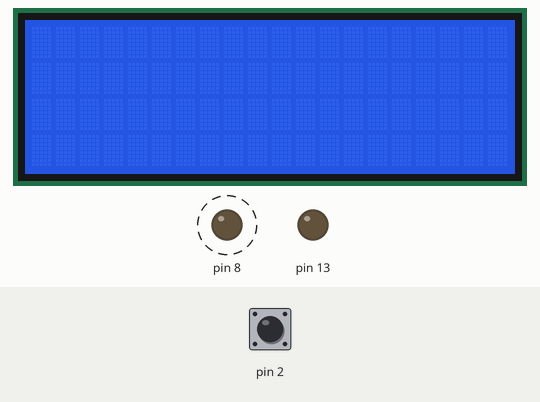
Recording of a sketch running on a simulated Arduino Uno, built with avr-gcc and run on an emulated ATmega328P. Parts: 20×4 character LCD, output pins drawn as LEDs (lit = HIGH). Dashed ring = blinking. Inputs (shaded band) come from the test bench; at power-on: pin 2 HIGH. What the sketch prints to the serial monitor is not drawn.

Above: at 1.2 s.
1.3 s: pin 2 pulled LOW for 0.15 s
At 1.9 s:
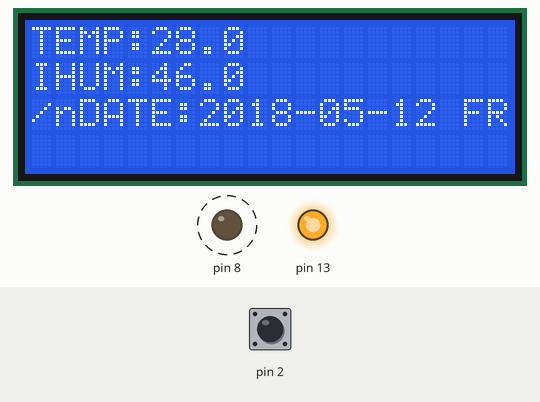
At 2.8 s:
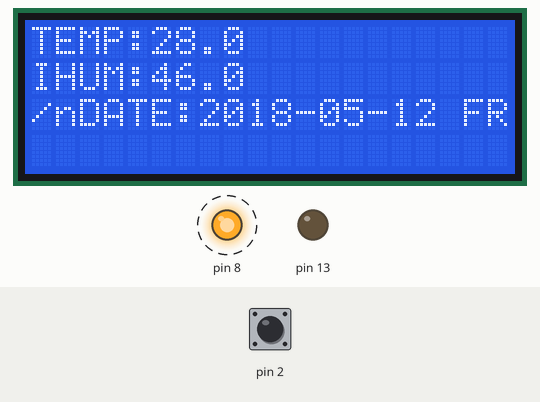
Timing chart, 0 to 10.4 s (numbered marks = the images above; inputs shaded):
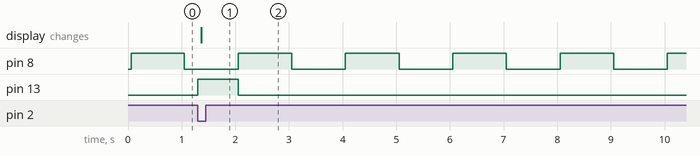

The sketch:

client.ino
```cpp
// inspired by the examples from internet see supplyment codes for
// referanced examples

#include <Wire.h>
#include <LiquidCrystal_I2C.h>
LiquidCrystal_I2C lcd(0x38,20,4);
int count = 0;
int ledstate = LOW;
void setup()
{

  // set byte speed
  Serial.begin(9600);

  //set led display
  lcd.init();
  lcd.backlight();

  //set led pin
  pinMode(8, OUTPUT);
  pinMode(13, OUTPUT);

  //call set timer1
  setTimer1();

  //set pin 2 as a internal pullup pin so it's getting a HIGH signal itself
  //attach external interrupt pin 0(digital pin 2) with a handler function "yesterday"
  //because pin 2 is already a pullup itself so when button pressed it will invoke a LOW
  //signal to pin 2 which will interrupt all process and start "yesterday"
  pinMode(2, INPUT_PULLUP);
  attachInterrupt(0, Yesterday, FALLING);
}

void setTimer1()
{
  // because timer0 is 8 bit it can only count to 254 so we are using timer 1
  // which is a 16 bit timer and can count up to 65535 so we can set the interruption
  // happen every second instead of every 1ms
  // Also note because used timer 1 Servo library and pin 9 and 10 will not repond
  // to us any more
  cli();//disable interruption
  TCCR1A = 0;
  TCCR1B = 0;//clear timer control register for both A and B
  TCCR1B = (1 << WGM12); //set CTC mode(Clear Timer on Compare)
  TCCR1B |= (1 << CS10) | (1 << CS12); //use 1024 prescaler
  OCR1A = 15624;//1sec when use 1024 as prescaler. most boards are 16mHz
  //so it tick at a 16000000/1024 Hz, and so 1024/16000000(0.000064) sec per tick
  //note I used 1024 as prescaler so it's devided by 1024
  //so we can calculate how many ticks it will have after 1sec
  //and 1 second is 1/0.000064-1(15624) ticks(minus 1 because start from 0)
  TIMSK1 |= (1 << OCIE0A);//enable timer1 mask register to check TIMER1_COMPA_vect
  sei();//enable interruption
}

// Interruption is called once a second, looks for any new GPS data, and stores it
ISR(TIMER1_COMPA_vect)
{
  count++;//increment time (in second)
  if (count == 60) //every minute we update our data
  {
    sendRequest();
    count = 0;// reinitialize count to 0
  }
  //flash led every second
  ledstate = 1-ledstate;
  digitalWrite(8, ledstate);
  digitalWrite(13,LOW);//clear yellow led
}
void sendRequest()
{
  Serial.println("?update");
  //String message = Serial.readString();
  String message = "TEMP:26.00/nHUM:50.00%/nDATE:2018-05-13 SAT";
  displayMessage(message);
}
//handler for external interruption
void Yesterday()
{
  //send request
  Serial.println("?summary");
  //flash yellow led when button pressed
  digitalWrite(8, LOW);
  digitalWrite(13, HIGH);
  //String history = Serial.read();
  String history = "TEMP:28.00/nHUM:46.00%/nDATE:2018-05-12 FRI";
  displayMessage(history);
}

//display message on the 2004 Display
void displayMessage(String data)
{
  lcd.clear();
  String temp = data.substring(0,9);
  String hum = data.substring(11,20);
  String date = data.substring(22);
  lcd.setCursor(0,0);
  lcd.print(temp);
  lcd.setCursor(0,1);
  lcd.print(hum);
  lcd.setCursor(0,2);
  lcd.print(date);
}

void loop()
{}
```

Measured:
- after the input at 1.3 s, pin 13: LOW → HIGH at once, → LOW 0.75 s later; the display: changes after 0.06 s (image 1)
- by itself, pin 8: alternates HIGH for 1.0 s and LOW for 1.0 s
